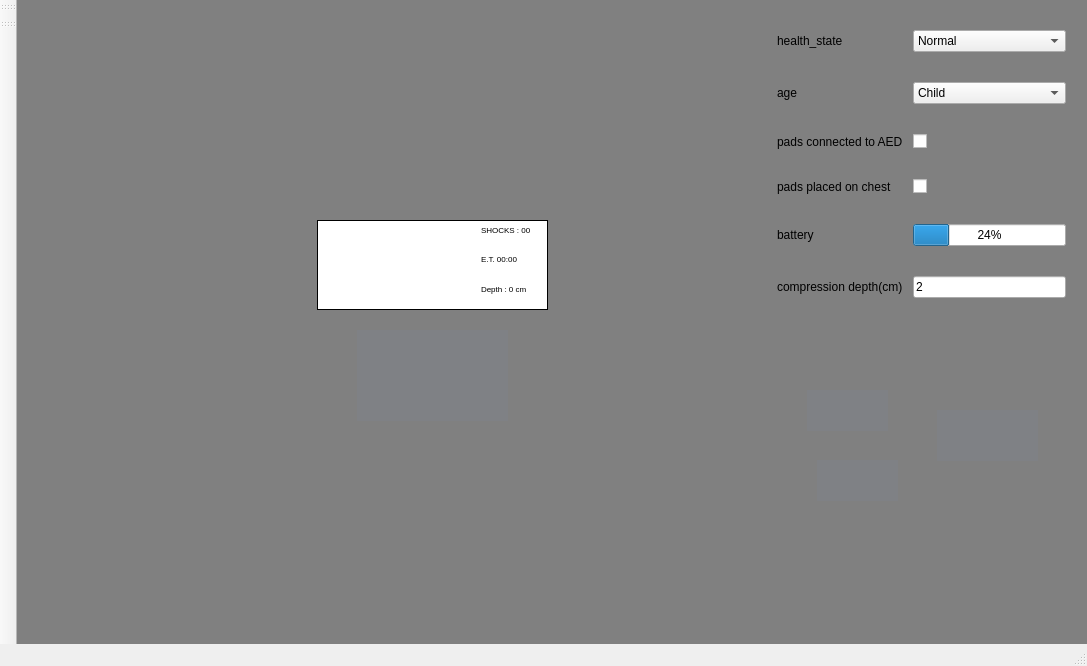
<?xml version="1.0" encoding="UTF-8"?>
<ui version="4.0">
 <class>MainWindow</class>
 <widget class="QMainWindow" name="MainWindow">
  <property name="geometry">
   <rect>
    <x>0</x>
    <y>0</y>
    <width>1087</width>
    <height>666</height>
   </rect>
  </property>
  <property name="windowTitle">
   <string>MainWindow</string>
  </property>
  <property name="styleSheet">
   <string notr="true">#centralwidget {
    background-color: rgb(128, 128, 128);
}</string>
  </property>
  <widget class="QWidget" name="centralwidget">
   <widget class="QLabel" name="label">
    <property name="geometry">
     <rect>
      <x>90</x>
      <y>20</y>
      <width>671</width>
      <height>521</height>
     </rect>
    </property>
    <property name="styleSheet">
     <string notr="true"/>
    </property>
    <property name="text">
     <string/>
    </property>
    <property name="pixmap">
     <pixmap resource="img.qrc">:/background.jpg</pixmap>
    </property>
    <property name="scaledContents">
     <bool>true</bool>
    </property>
   </widget>
   <widget class="QPushButton" name="indicator3">
    <property name="geometry">
     <rect>
      <x>590</x>
      <y>240</y>
      <width>22</width>
      <height>22</height>
     </rect>
    </property>
    <property name="styleSheet">
     <string notr="true"> background-color: grey;
 border-style: solid;
 border-width:1px;
 border-radius:10px;
 max-width:20px;
 max-height:20px;
 min-width:20px;
 min-height:20px;</string>
    </property>
    <property name="text">
     <string/>
    </property>
   </widget>
   <widget class="QPushButton" name="indicator1">
    <property name="geometry">
     <rect>
      <x>240</x>
      <y>210</y>
      <width>22</width>
      <height>22</height>
     </rect>
    </property>
    <property name="styleSheet">
     <string notr="true"> background-color: grey;
 border-style: solid;
 border-width:1px;
 border-radius:10px;
 max-width:20px;
 max-height:20px;
 min-width:20px;
 min-height:20px;</string>
    </property>
    <property name="text">
     <string/>
    </property>
   </widget>
   <widget class="QPushButton" name="indicator2">
    <property name="geometry">
     <rect>
      <x>470</x>
      <y>50</y>
      <width>22</width>
      <height>22</height>
     </rect>
    </property>
    <property name="styleSheet">
     <string notr="true"> background-color: grey;
 border-style: solid;
 border-width:1px;
 border-radius:10px;
 max-width:20px;
 max-height:20px;
 min-width:20px;
 min-height:20px;</string>
    </property>
    <property name="text">
     <string/>
    </property>
   </widget>
   <widget class="QPushButton" name="indicator4">
    <property name="geometry">
     <rect>
      <x>600</x>
      <y>440</y>
      <width>22</width>
      <height>22</height>
     </rect>
    </property>
    <property name="styleSheet">
     <string notr="true"> background-color: grey;
 border-style: solid;
 border-width:1px;
 border-radius:10px;
 max-width:20px;
 max-height:20px;
 min-width:20px;
 min-height:20px;</string>
    </property>
    <property name="text">
     <string/>
    </property>
   </widget>
   <widget class="QPushButton" name="indicator5">
    <property name="geometry">
     <rect>
      <x>270</x>
      <y>440</y>
      <width>22</width>
      <height>22</height>
     </rect>
    </property>
    <property name="styleSheet">
     <string notr="true"> background-color: grey;
 border-style: solid;
 border-width:1px;
 border-radius:10px;
 max-width:20px;
 max-height:20px;
 min-width:20px;
 min-height:20px;</string>
    </property>
    <property name="text">
     <string/>
    </property>
   </widget>
   <widget class="QPushButton" name="powerButton">
    <property name="geometry">
     <rect>
      <x>790</x>
      <y>390</y>
      <width>81</width>
      <height>41</height>
     </rect>
    </property>
    <property name="layoutDirection">
     <enum>Qt::LeftToRight</enum>
    </property>
    <property name="autoFillBackground">
     <bool>false</bool>
    </property>
    <property name="styleSheet">
     <string notr="true">background-color: #7f8185;
image: url(&quot;:/power_button.jpg&quot;);
border:none;</string>
    </property>
    <property name="text">
     <string/>
    </property>
    <property name="iconSize">
     <size>
      <width>10</width>
      <height>10</height>
     </size>
    </property>
   </widget>
   <widget class="QPushButton" name="deliverShock">
    <property name="geometry">
     <rect>
      <x>340</x>
      <y>330</y>
      <width>151</width>
      <height>91</height>
     </rect>
    </property>
    <property name="styleSheet">
     <string notr="true">background-color: #7f8185;
image: url(&quot;:/deliver_shock.jpg&quot;);
border:none;</string>
    </property>
    <property name="text">
     <string/>
    </property>
   </widget>
   <widget class="QPushButton" name="adultChild">
    <property name="geometry">
     <rect>
      <x>920</x>
      <y>410</y>
      <width>101</width>
      <height>51</height>
     </rect>
    </property>
    <property name="styleSheet">
     <string notr="true">background-color: #7f8185;
image: url(&quot;:/adult_child.jpg&quot;);
border:none;</string>
    </property>
    <property name="text">
     <string/>
    </property>
   </widget>
   <widget class="QPushButton" name="selfTest">
    <property name="geometry">
     <rect>
      <x>800</x>
      <y>460</y>
      <width>81</width>
      <height>41</height>
     </rect>
    </property>
    <property name="styleSheet">
     <string notr="true">background-color: #7f8185;
image: url(&quot;:/self_test_not_ok.jpg&quot;);
border:none;</string>
    </property>
    <property name="text">
     <string/>
    </property>
   </widget>
   <widget class="QWidget" name="formLayoutWidget">
    <property name="geometry">
     <rect>
      <x>760</x>
      <y>30</y>
      <width>289</width>
      <height>316</height>
     </rect>
    </property>
    <layout class="QFormLayout" name="formLayout">
     <property name="horizontalSpacing">
      <number>10</number>
     </property>
     <property name="verticalSpacing">
      <number>30</number>
     </property>
     <item row="0" column="0">
      <widget class="QLabel" name="label_3">
       <property name="text">
        <string>health_state</string>
       </property>
      </widget>
     </item>
     <item row="0" column="1">
      <widget class="QComboBox" name="comboBox_2">
       <item>
        <property name="text">
         <string>Normal</string>
        </property>
       </item>
       <item>
        <property name="text">
         <string>Asystole</string>
        </property>
       </item>
       <item>
        <property name="text">
         <string>VF</string>
        </property>
       </item>
       <item>
        <property name="text">
         <string>VT</string>
        </property>
       </item>
      </widget>
     </item>
     <item row="1" column="0">
      <widget class="QLabel" name="label_4">
       <property name="text">
        <string>age</string>
       </property>
      </widget>
     </item>
     <item row="1" column="1">
      <widget class="QComboBox" name="comboBox">
       <item>
        <property name="text">
         <string>Child</string>
        </property>
       </item>
       <item>
        <property name="text">
         <string>Infant</string>
        </property>
       </item>
       <item>
        <property name="text">
         <string>Adult</string>
        </property>
       </item>
      </widget>
     </item>
     <item row="2" column="0">
      <widget class="QLabel" name="label_5">
       <property name="text">
        <string>pads connected to AED</string>
       </property>
      </widget>
     </item>
     <item row="2" column="1">
      <widget class="QCheckBox" name="checkBox">
       <property name="layoutDirection">
        <enum>Qt::LeftToRight</enum>
       </property>
       <property name="text">
        <string/>
       </property>
      </widget>
     </item>
     <item row="3" column="0">
      <widget class="QLabel" name="label_6">
       <property name="text">
        <string>pads placed on chest</string>
       </property>
      </widget>
     </item>
     <item row="3" column="1">
      <widget class="QCheckBox" name="checkBox_2">
       <property name="layoutDirection">
        <enum>Qt::LeftToRight</enum>
       </property>
       <property name="text">
        <string/>
       </property>
      </widget>
     </item>
     <item row="5" column="0">
      <widget class="QLabel" name="label_2">
       <property name="text">
        <string>battery</string>
       </property>
      </widget>
     </item>
     <item row="5" column="1">
      <widget class="QProgressBar" name="progressBar">
       <property name="value">
        <number>24</number>
       </property>
      </widget>
     </item>
     <item row="6" column="0">
      <widget class="QLabel" name="label_7">
       <property name="text">
        <string>compression depth(cm)</string>
       </property>
      </widget>
     </item>
     <item row="6" column="1">
      <widget class="QLineEdit" name="lineEdit">
       <property name="text">
        <string>2</string>
       </property>
      </widget>
     </item>
    </layout>
   </widget>
   <widget class="QTextEdit" name="textEdit">
    <property name="geometry">
     <rect>
      <x>300</x>
      <y>220</y>
      <width>160</width>
      <height>90</height>
     </rect>
    </property>
    <property name="styleSheet">
     <string notr="true">border: 1px solid black;
border-right: none;</string>
    </property>
   </widget>
   <widget class="QTextEdit" name="textEdit_2">
    <property name="geometry">
     <rect>
      <x>460</x>
      <y>220</y>
      <width>71</width>
      <height>30</height>
     </rect>
    </property>
    <property name="styleSheet">
     <string notr="true">border: 1px solid black;
position: relative;
left: -1px;
bottom: -1px;
border-left: none;
border-bottom: none;</string>
    </property>
    <property name="html">
     <string>&lt;!DOCTYPE HTML PUBLIC &quot;-//W3C//DTD HTML 4.0//EN&quot; &quot;http://www.w3.org/TR/REC-html40/strict.dtd&quot;&gt;
&lt;html&gt;&lt;head&gt;&lt;meta name=&quot;qrichtext&quot; content=&quot;1&quot; /&gt;&lt;style type=&quot;text/css&quot;&gt;
p, li { white-space: pre-wrap; }
&lt;/style&gt;&lt;/head&gt;&lt;body style=&quot; font-family:'Sans'; font-size:10pt; font-weight:400; font-style:normal;&quot;&gt;
&lt;p style=&quot; margin-top:0px; margin-bottom:0px; margin-left:0px; margin-right:0px; -qt-block-indent:0; text-indent:0px;&quot;&gt;&lt;span style=&quot; font-size:6pt;&quot;&gt;SHOCKS : 00&lt;/span&gt;&lt;/p&gt;&lt;/body&gt;&lt;/html&gt;</string>
    </property>
   </widget>
   <widget class="QTextEdit" name="textEdit_3">
    <property name="geometry">
     <rect>
      <x>460</x>
      <y>250</y>
      <width>71</width>
      <height>30</height>
     </rect>
    </property>
    <property name="styleSheet">
     <string notr="true">border: 1px solid black;
position: relative;
left: -1px;
top: -2px;
border-left: none;
border-bottom: none;
border-top: none;</string>
    </property>
    <property name="html">
     <string>&lt;!DOCTYPE HTML PUBLIC &quot;-//W3C//DTD HTML 4.0//EN&quot; &quot;http://www.w3.org/TR/REC-html40/strict.dtd&quot;&gt;
&lt;html&gt;&lt;head&gt;&lt;meta name=&quot;qrichtext&quot; content=&quot;1&quot; /&gt;&lt;style type=&quot;text/css&quot;&gt;
p, li { white-space: pre-wrap; }
&lt;/style&gt;&lt;/head&gt;&lt;body style=&quot; font-family:'Sans'; font-size:10pt; font-weight:400; font-style:normal;&quot;&gt;
&lt;p style=&quot; margin-top:0px; margin-bottom:0px; margin-left:0px; margin-right:0px; -qt-block-indent:0; text-indent:0px;&quot;&gt;&lt;span style=&quot; font-size:6pt;&quot;&gt;E.T. 00:00&lt;/span&gt;&lt;/p&gt;&lt;/body&gt;&lt;/html&gt;</string>
    </property>
   </widget>
   <widget class="QTextEdit" name="textEdit_4">
    <property name="geometry">
     <rect>
      <x>460</x>
      <y>280</y>
      <width>71</width>
      <height>30</height>
     </rect>
    </property>
    <property name="styleSheet">
     <string notr="true">border: 1px solid black;
position: relative;
left: -1px;
top: -1px;
border-left: none;
border-top: none;
</string>
    </property>
    <property name="html">
     <string>&lt;!DOCTYPE HTML PUBLIC &quot;-//W3C//DTD HTML 4.0//EN&quot; &quot;http://www.w3.org/TR/REC-html40/strict.dtd&quot;&gt;
&lt;html&gt;&lt;head&gt;&lt;meta name=&quot;qrichtext&quot; content=&quot;1&quot; /&gt;&lt;style type=&quot;text/css&quot;&gt;
p, li { white-space: pre-wrap; }
&lt;/style&gt;&lt;/head&gt;&lt;body style=&quot; font-family:'Sans'; font-size:10pt; font-weight:400; font-style:normal;&quot;&gt;
&lt;p style=&quot; margin-top:0px; margin-bottom:0px; margin-left:0px; margin-right:0px; -qt-block-indent:0; text-indent:0px;&quot;&gt;&lt;span style=&quot; font-size:6pt;&quot;&gt;Depth : 0 cm&lt;/span&gt;&lt;/p&gt;&lt;/body&gt;&lt;/html&gt;</string>
    </property>
   </widget>
  </widget>
  <widget class="QMenuBar" name="menubar">
   <property name="geometry">
    <rect>
     <x>0</x>
     <y>0</y>
     <width>1087</width>
     <height>22</height>
    </rect>
   </property>
  </widget>
  <widget class="QStatusBar" name="statusbar"/>
  <widget class="QToolBar" name="toolBar">
   <property name="windowTitle">
    <string>toolBar</string>
   </property>
   <attribute name="toolBarArea">
    <enum>LeftToolBarArea</enum>
   </attribute>
   <attribute name="toolBarBreak">
    <bool>false</bool>
   </attribute>
  </widget>
  <widget class="QToolBar" name="toolBar_2">
   <property name="windowTitle">
    <string>toolBar_2</string>
   </property>
   <attribute name="toolBarArea">
    <enum>LeftToolBarArea</enum>
   </attribute>
   <attribute name="toolBarBreak">
    <bool>false</bool>
   </attribute>
  </widget>
 </widget>
 <resources>
  <include location="img.qrc"/>
 </resources>
 <connections/>
</ui>
